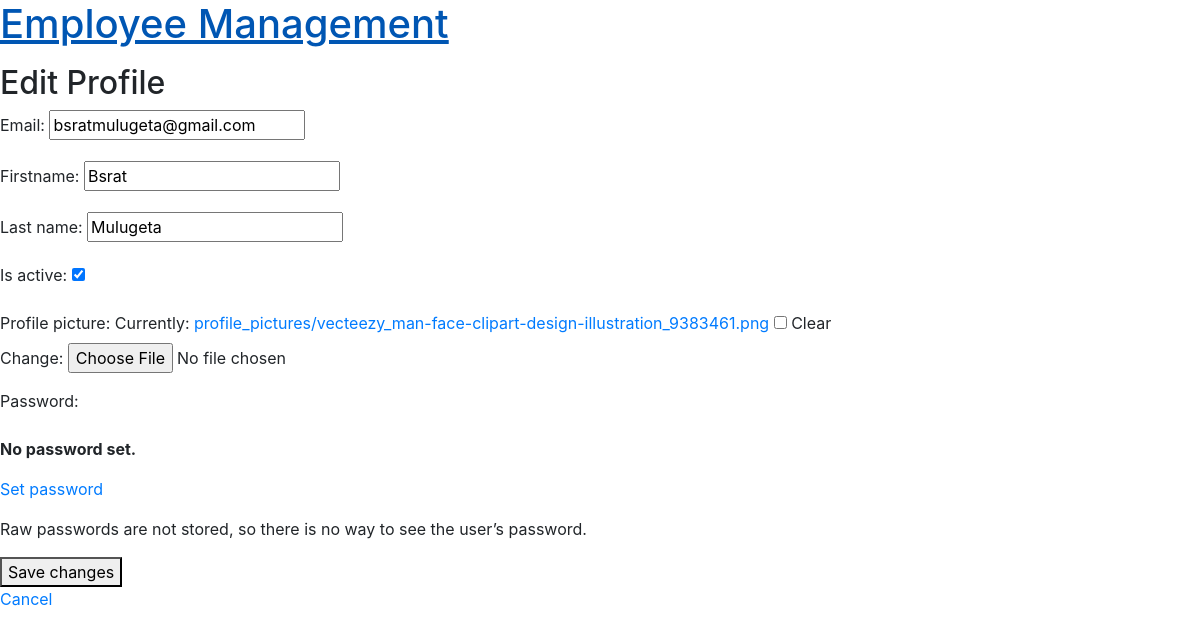
Page /employees/profile/edit/ (signed in) on the committed database.
### employees/models.py (models this page shows, shortened)
class CustomUser(AbstractBaseUser, PermissionsMixin):
    email = models.EmailField(unique=True)
    profile_picture = models.ImageField(upload_to="profile_pictures/", null=True, blank=True)
    firstname = models.CharField(max_length=30)
    last_name = models.CharField(max_length=30)
    is_staff = models.BooleanField(default=False)
    is_active = models.BooleanField(default=True)
    is_superuser = models.BooleanField(default=False)
    date_joined = models.DateTimeField(auto_now_add=False)
    objects = CustomUserManager()
    USERNAME_FIELD = "email"
    REQUIRED_FIELDS = ["firstname", "last_name"]

### employees/views.py (the view, shortened to what this page needs)
# urls.py: path("profile/edit/", ProfileEditView.as_view(), name="profile_edit"),
class ProfileEditView(LoginRequiredMixin, View):
    form_class = CustomUserChangeForm
    template_name = "employees/profile/profile_edit.html"
    def get(self, request, *args, **kwargs):
        form = self.form_class(instance=request.user)
        return render(request, self.template_name, {"form": form})

### employees/forms.py
class CustomUserChangeForm(UserChangeForm):
    class Meta:
        model = CustomUser
        fields = ("email", "firstname", "last_name", "is_active", "profile_picture")

### templates/employees/profile/profile_edit.html (shortened to what this page needs)
{% extends "base.html" %}
{% block content %}
  <h2>Edit Profile</h2>
  <form method="post" enctype="multipart/form-data">
    {{ form.as_p }}
    <button type="submit">Save changes</button>
  </form>
  <a href="{% url "profile" %}">Cancel</a>
{% endblock %}

### rows in the picture
CustomUser: email "bsratmulugeta@gmail.com", firstname "Bsrat", last_name "Mulugeta", is_active "☑"
